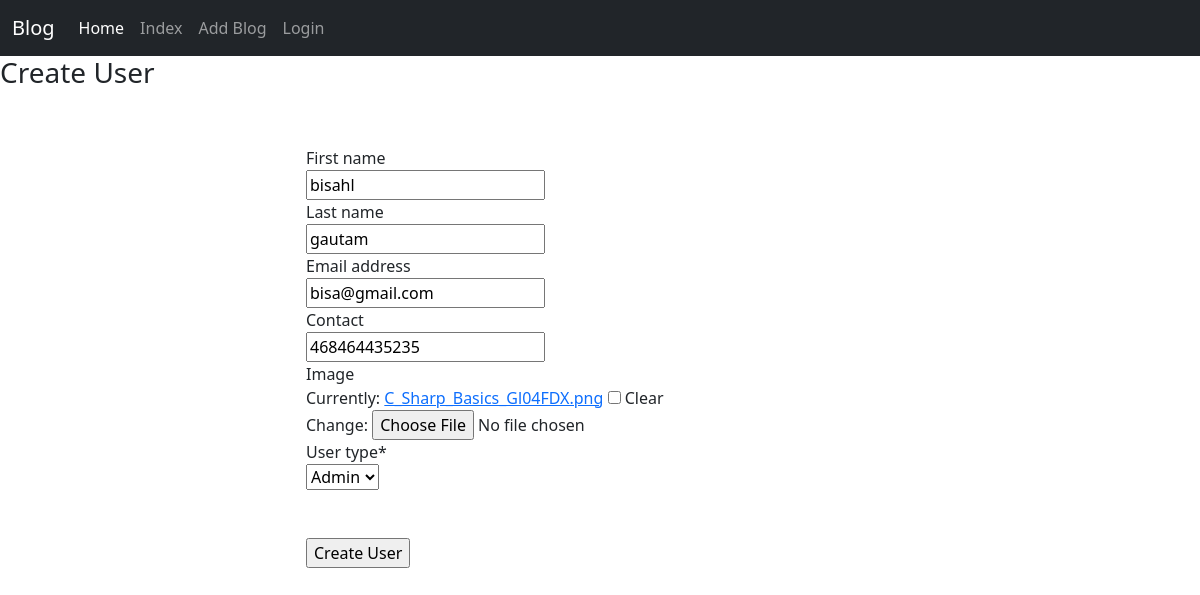
Page /update-user/1/ on the committed database.
### blog/models.py (models this page shows)
class NewUser(AbstractUser):
    contact = models.CharField(null=True, blank=True, max_length=240)
    image = models.ImageField(null=True, blank=True)
    CHOICES = (
        (1, 'Admin'),
        (2, 'Editor'),
        (3, 'Viewer'),
    )
    user_type = models.PositiveSmallIntegerField(choices=CHOICES, default=1)

### blog/views.py (the view)
# urls.py: path('update-user/<int:pk>/', UserUpdateView.as_view(), name='update-user'),
class UserUpdateView(UpdateView):
    model = NewUser
    form_class = UpdateForm
    template_name = 'create_user.html'
    success_url = reverse_lazy('home')

### blog/forms.py
class UpdateForm(ModelForm):
    class Meta:
        model = NewUser
        fields = ['first_name', 'last_name', 'email', 'contact', 'image', 'user_type']

### templates/create_user.html (shortened to what this page needs)
{% extends 'base.html' %}
{% load crispy_forms_tags %}
{% block content %}
    <h3>Create User</h3>
    <div class="row">
        <div class="col-md-3">
        </div>
        <div class="col-md-6">
            <form method="POST" enctype="multipart/form-data">
                <br><br>
                {{ form|crispy }}
              <br>
              <br>
              <input type="submit" value="Create User"><br><br>
            </form>
        </div>
    </div>
{% endblock content %}

### rows in the picture
NewUser: first_name "bisahl", last_name "gautam", email "bisa@gmail.com", contact "468464435235", user_type "Admin"
